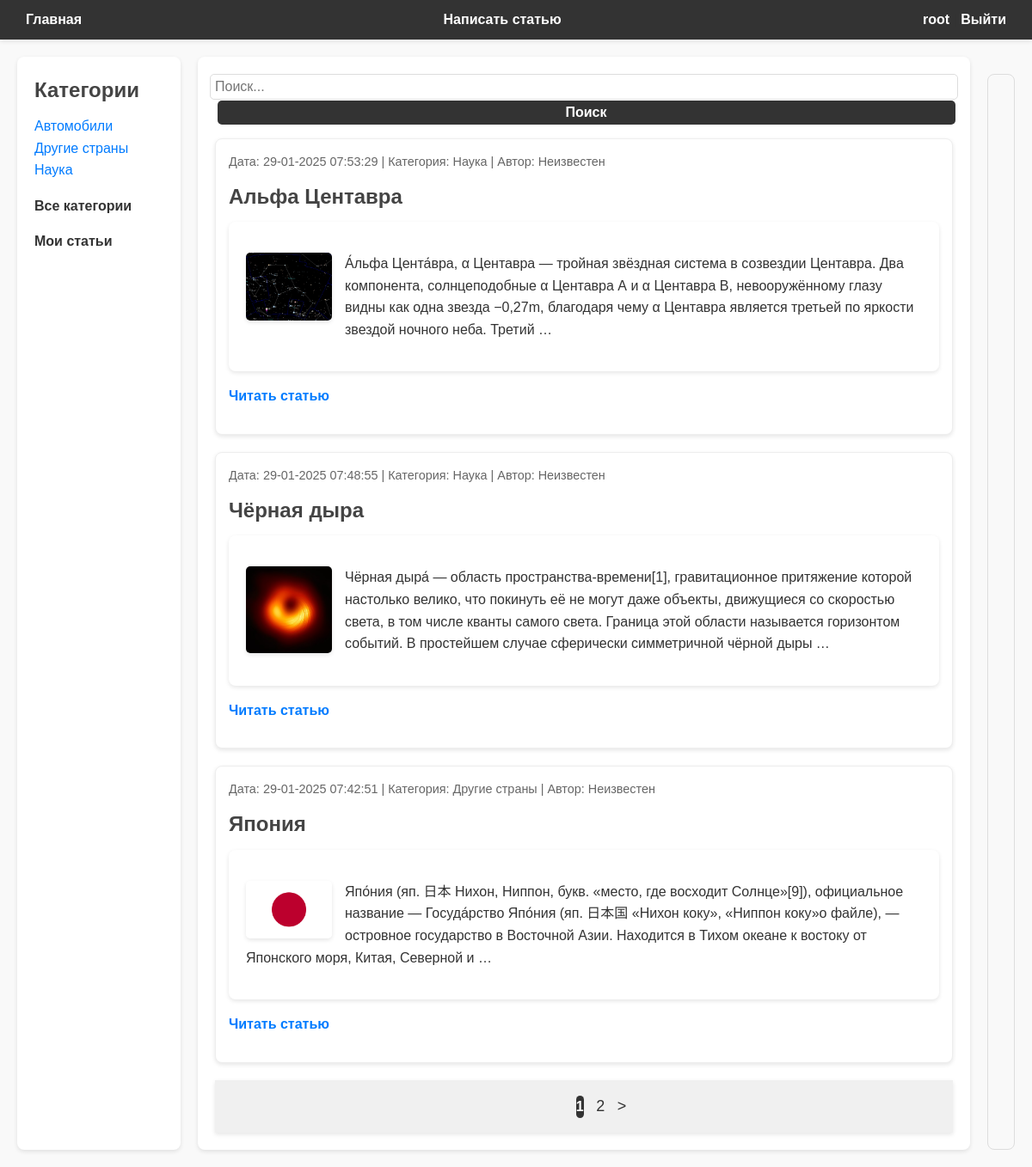
Page / (signed in) on the committed database.
### users/models.py (models this page shows)
class User(AbstractUser):
    photo = models.ImageField(upload_to='users/%Y/%m/%d', blank=True, verbose_name='Фото')

### blog/models.py (models this page shows, shortened)
class Category(models.Model):
    name = models.CharField(max_length=32, db_index=True, verbose_name="Категория")
    slug = models.SlugField(max_length=32, unique=True, db_index=True)
    class Meta:
        verbose_name = "Категория"
        verbose_name_plural = "Категории"
    def __str__(self):
        return self.name
    def get_absolute_url(self):
        return reverse('category', kwargs={'cat_slug': self.slug})

class Post(models.Model):
    title = models.CharField(max_length=64, verbose_name="Заголовок")
    content = models.TextField(blank=True, verbose_name="Текст статьи")
    photo = models.ImageField(upload_to="photos/%Y/%m/%d/", default=None, blank=True, null=True, verbose_name="Фото")
    time_create = models.DateTimeField(auto_now_add=True, verbose_name="Дата создания")
    time_update = models.DateTimeField(auto_now=True, verbose_name="Отредактировано")
    cat = models.ForeignKey('Category', on_delete=models.PROTECT, related_name='posts', verbose_name="Категории")
    author = models.ForeignKey(get_user_model(), on_delete=models.SET_NULL, related_name='posts', null=True, default=None, verbose_name="Автор")
    class Meta:
        verbose_name = "Пост"
        verbose_name_plural = "Посты"
        ordering = ['-time_create']
        indexes = [
            models.Index(fields=['time_create'])
        ]
    def get_absolute_url(self):
        return reverse('post_detail', kwargs={'pk': self.pk})

### blog/views.py (the view)
# urls.py: path('', views.BlogHome.as_view(), name="home"),
class BlogHome(DataMixin, ListView):
    template_name = 'blog/index.html'
    context_object_name = 'posts'
    title_page = 'Главная страница'
    def get_queryset(self):
        return Post.objects.all()

### blog/templatetags/blogtags.py (called while the page is built)
@register.inclusion_tag('blog/list_categories.html')
def show_categories(cat_selected=0):
    cats = Category.objects.annotate(total=Count("posts")).filter(total__gt=0)
    return {'cats': cats, 'cat_selected': cat_selected}

### blog/templates/blog/index.html (shortened to what this page needs)
{% extends "base.html" %}
{% block content %}
<div class="search"><form method="GET" action="{% url 'search' %}" style="display: flex !important; align-items: center !important;">
    <input type="text" name="q" placeholder="Поиск..." style="padding: 5px !important; flex-grow: 1 !important;">
    <button type="submit" style="padding: 5px !important; margin-left: 5px !important;">Поиск</button>
</form>
</div>
<p><ul class="list-articles">
    {% for p in posts %}
        <li>
            <div class="article-panel">
                <p class="last">
                    Дата: {{ p.time_update|date:"d-m-Y H:i:s" }} | Категория: {{ p.cat }} | Автор: {{ p.author.username|default:"Неизвестен" }}
                </p>
            </div>
            <h2>{{ p.title }}</h2>
            {% autoescape off %}
                <div class="content">
					{% if p.photo %}
					<p><img class="img-article-left thumb" src="{{ p.photo.url }}"></p>
					{% endif %}
                    {{ p.content|linebreaks|truncatewords:40 }}
                </div>
            {% endautoescape %}
            <p class="link-read-post">
                <a href="{{ p.get_absolute_url }}">Читать статью</a>
            </p>
        </li>
    {% endfor %}
</ul>
{% endblock %}
{% block navigation %}
{% if page_obj.has_other_pages %}
<nav class="list-pages">
    <ul>
        {% for p in paginator.page_range %}
		{% if page_obj.number == p %}
		<li class="page-num page-num-selected">{{ p }}</li>
		{% elif p >= page_obj.number|add:-2 and p <= page_obj.number|add:2 %}
        <li class="page-num">
            <a href="?page={{ p }}">{{ p }}</a>
        </li>
		{% endif %}
        {% endfor %}
		{% if page_obj.has_next %}
		<li class="page-num">
			<a href="?page={{ page_obj.next_page_number }}">&gt;</a>
		</li>
		{% endif %}
    </ul>
</nav>
{% endif %}
{% endblock %}

### templates/base.html (shortened to what this page needs)
{% load static %}
{% load blogtags %}
<!DOCTYPE html>
<html lang="ru">
<head>
    <link type="text/css" href="{% static "blog/css/styles.css" %}" rel="stylesheet" />
</head>
<body>
    <nav>
        <ul class="menu">
            <li><a href="{% url 'home' %}">Главная</a></li>
            <li><a href="{% url 'add_post' %}">Написать статью</a></li>
            {% if user.is_authenticated %}
            <form id="logoutForm" method="post" action="{% url 'users:logout' %}">
                <li class="last"><a href="{% url 'users:profile' %}">{{ user.username }}</a> | <a href="#" onclick="document.getElementById('logoutForm').submit(); return false;">Выйти</a></li>
            </form>
            {% else %}
                <li class="last"><a href="{% url 'users:login' %}">Войти</a> | <a href="{% url 'users:register' %}">Регистрация</a></li>
            {% endif %}
        </ul>
    </nav>
    <div class="container">
        <div class="sidebar">
            <h2 class="categorymenu">Категории</h2>
            {% show_categories cat_selected %}
        </div>
        <div class="content">
            {% block content %}
            {% endblock %}
            <div nav-container>
                {% block navigation %}
                {% endblock %}
        </div>
        </div>
        <div class="comments">
        </div>
</body>
</html>

### blog/templates/blog/list_categories.html
{% for cat in cats %}
{% if cat.id == cat_selected %}
<li class="selected">{{cat.name}}</li>
{% else %}
<li class="li-categories"><a href="{{ cat.get_absolute_url }}" class="link-categories">{{cat.name}}</a></li>
{% endif %}
{% endfor %}
<p><a href="{% url 'home' %}" class="all-categories">Все категории</a>
</p><a href="{% url 'my_posts'%}" class="my-posts">Мои статьи</a>

### blog/static/blog/css/styles.css (style rules this page uses)
body { font-family: Arial, sans-serif; margin: 0; padding: 0; background-color: #f9f9f9; color: #333; line-height: 1.6; }
h1, h2, h3, h4, h5, h6 { margin: 0 0 10px; color: #444; }
a { text-decoration: none; color: #007BFF; transition: color 0.3s ease; }
nav { background-color: #333; padding: 10px 20px; box-shadow: 0 2px 5px rgba(0, 0, 0, 0.1); }
nav .menu { list-style: none; display: flex; justify-content: space-between; align-items: center; margin: 0; padding: 0; }
nav .menu li { margin: 0 10px; }
nav .menu li a { color: #fff; font-weight: bold; transition: color 0.3s ease; }
.container { display: flex; max-width: 1600px; margin: 20px auto; padding: 0 20px; gap: 20px; }
.sidebar { flex: 1; background-color: #fff; padding: 20px; border-radius: 8px; box-shadow: 0 2px 5px rgba(0, 0, 0, 0.1); max-width: 150px; }
.content { flex: 3; background-color: #fff; padding: 20px; border-radius: 8px; box-shadow: 0 2px 5px rgba(0, 0, 0, 0.1); }
.list-articles { list-style: none; padding: 0; margin: 0; }
.list-articles li { margin-bottom: 20px; padding: 15px; border: 1px solid #eee; border-radius: 8px; background-color: #fff; box-shadow: 0 2px 5px rgba(0, 0, 0, 0.1); transition: transform 0.3s ease, box-shadow 0.3s ease; }
.article-panel p { margin: 0 0 10px; font-size: 0.9em; color: #666; }
.img-article-left { float: left; margin-right: 15px; border-radius: 5px; max-width: 150px; height: auto; box-shadow: 0 2px 5px rgba(0, 0, 0, 0.1); }
.link-read-post a { color: #007bff; text-decoration: none; font-weight: bold; transition: color 0.3s; }
form { display: flex; flex-direction: column; gap: 1px; }
input, textarea, select, button { width: 100%; padding: 10px; font-size: 1em; border: 1px solid #ddd; border-radius: 5px; transition: border-color 0.3s ease; }
button { background-color: #333; color: #fff; border: none; font-weight: bold; cursor: pointer; transition: background-color 0.3s ease; }
.link-categories { text-decoration: none; color: #007bff; transition: color 0.3s ease, border-bottom 0.3s ease; border-bottom: 2px solid transparent; }
.li-categories { list-style: none; }
.all-categories, .my-posts { text-decoration: none; font-weight: bold; color: #333; }
.content, .list-articles li, .profile, .form-container, .article-panel { word-wrap: break-word; overflow-wrap: break-word; }
.img-article-left { max-width: 100px; height: auto; }
* { word-break: break-word; }
.list-pages { display: inline-block; margin: 0; padding: 0; list-style-type: none; display: flex; justify-content: center; background-color: #f0f0f0; }
.page-num { display: inline-block; margin: 0 5px; padding: 0.1px 0.1px; background-color: #f0f0f0; color: #333; border-radius: 5px; cursor: pointer; transition: background-color 0.3s, color 0.3s; }
.page-num-selected { background-color: #333; color: white; font-weight: bold; }
.page-num a { text-decoration: none; color: inherit; font-size: 18px; }
.comments { margin-top: 20px; padding: 15px; background-color: #f9f9f9; border: 1px solid #ddd; border-radius: 8px; max-width: 500px; }

### rows in the picture
User: username "root"
Category: name "Автомобили"
Category: name "Другие страны"
Category: name "Наука"
Post: time_update "29-01-2025 07:53:29", cat "Наука", author.username "Неизвестен", title "Альфа Центавра", photo (picture), content "А́льфа Цента́вра, α Центавра — тройная звёздная система в созвездии Центавра. Два компонента, солнцеподобные α Центавра А и α Центавра B, невооружённому глазу видны как одна звезда −0,27m, благодаря чему α Центавра является третьей по яркости звездой ночного неба. Третий …"
Post: time_update "29-01-2025 07:48:55", cat "Наука", author.username "Неизвестен", title "Чёрная дыра", photo (picture), content "Чёрная дыра́ — область пространства-времени[1], гравитационное притяжение которой настолько велико, что покинуть её не могут даже объекты, движущиеся со скоростью света, в том числе кванты самого света. Граница этой области называется горизонтом событий. В простейшем случае сферически симметричной чёрной дыры …"
Post: time_update "29-01-2025 07:42:51", cat "Другие страны", author.username "Неизвестен", title "Япония", photo (picture), content "Япо́ния (яп. 日本 Нихон, Ниппон, букв. «место, где восходит Солнце»[9]), официальное название — Госуда́рство Япо́ния (яп. 日本国 «Нихон коку», «Ниппон коку»о файле), — островное государство в Восточной Азии. Находится в Тихом океане к востоку от Японского моря, Китая, Северной и …"

### other values in the picture
{{ p }} "1"
{{ p }} "2"
